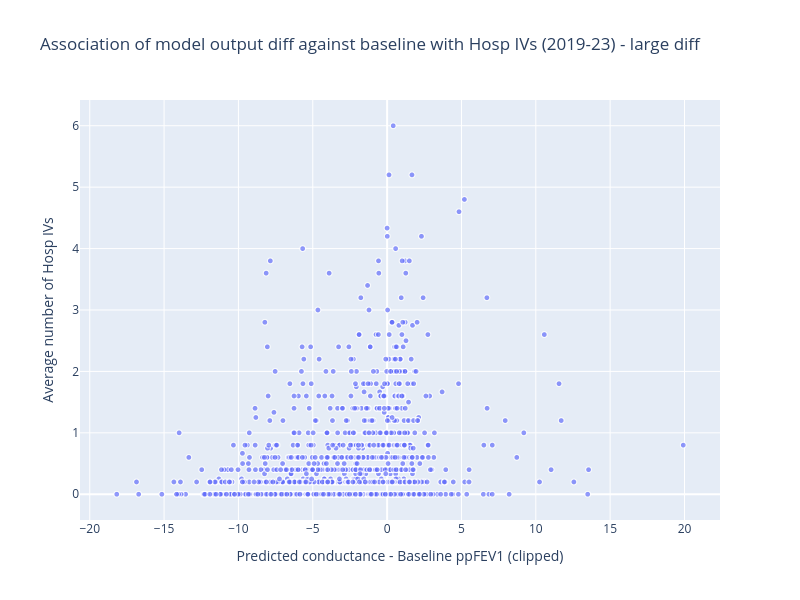
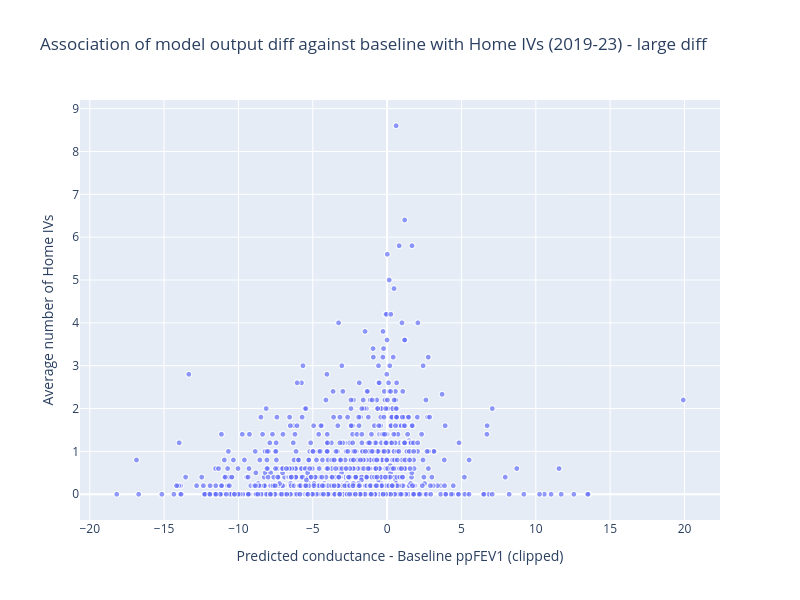

Notebook source saved alongside these figures, in order:
### Code cell
import plotly.express as px

# Scatter plot with marginal distribution (y axis) for Avg Home IVs
xcol = ""
xcol = " (clipped)"

df_plot = df
# df_plot = df[df["Large diff"]]
# df_plot = df[df["Below 100%"]]

for col in ["Hosp", "Home"]:
    title = f"Association of model output diff against baseline with {col} IVs (2019-23) - large diff"
    fig = px.scatter(
        df_plot,
        x=f"diff{xcol}",
        y=f"Avg {col} IVs",
        labels={
            f"diff{xcol}": f"Predicted conductance - Baseline ppFEV1{xcol}",
            f"Avg {col} IVs": f"Average number of {col} IVs",
        },
        # marginal_y="histogram",
        title=title,
        size_max=6,  # controls the maximum bubble size
        size=[3] * len(df_plot),
        hover_data=["ID"],  # Add this line to include df.ID in hover label
    )
    # fig.update_traces(marker=dict(size=3))
    fig.update_layout(height=600, width=800)
    fig.show()
    # fig.write_image(f"{dh.get_path_to_main()}PlotsCFR/IV associations/{title}.pdf")

### Figure 1 — Plotly figure (JSON) as saved in the notebook; plotly's stock layout.template omitted (floating-point values rounded to 4 significant figures; data arrays with more than 128 entries replaced by an {"elided": "..."} marker saying what was removed)
{"data": [{"customdata": {"elided": "1485x1 str values"}, "hovertemplate": "Predicted conductance - Baseline ppFEV1 (clipped)=%{x}<br>Average number of Hosp IVs=%{y}<br>size=%{marker.size}<br>ID=%{customdata[0]}<extra></extra>", "legendgroup": "", "marker": {"color": "#636efa", "size": {"elided": "1485 int values"}, "sizemode": "area", "sizeref": 0.08333, "symbol": "circle"}, "mode": "markers", "name": "", "showlegend": false, "type": "scattergl", "x": {"elided": "1485 float values"}, "xaxis": "x", "y": {"elided": "1485 float values"}, "yaxis": "y"}], "layout": {"height": 600, "legend": {"itemsizing": "constant", "tracegroupgap": 0}, "title": {"text": "Association of model output diff against baseline with Hosp IVs (2019-23) - large diff"}, "width": 800, "xaxis": {"anchor": "y", "domain": [0, 1], "title": {"text": "Predicted conductance - Baseline ppFEV1 (clipped)"}}, "yaxis": {"anchor": "x", "domain": [0, 1], "title": {"text": "Average number of Hosp IVs"}}}}

### Figure 2 — Plotly figure (JSON) as saved in the notebook; plotly's stock layout.template omitted (floating-point values rounded to 4 significant figures; data arrays with more than 128 entries replaced by an {"elided": "..."} marker saying what was removed)
{"data": [{"customdata": {"elided": "1485x1 str values"}, "hovertemplate": "Predicted conductance - Baseline ppFEV1 (clipped)=%{x}<br>Average number of Home IVs=%{y}<br>size=%{marker.size}<br>ID=%{customdata[0]}<extra></extra>", "legendgroup": "", "marker": {"color": "#636efa", "size": {"elided": "1485 int values"}, "sizemode": "area", "sizeref": 0.08333, "symbol": "circle"}, "mode": "markers", "name": "", "showlegend": false, "type": "scattergl", "x": {"elided": "1485 float values"}, "xaxis": "x", "y": {"elided": "1485 float values"}, "yaxis": "y"}], "layout": {"height": 600, "legend": {"itemsizing": "constant", "tracegroupgap": 0}, "title": {"text": "Association of model output diff against baseline with Home IVs (2019-23) - large diff"}, "width": 800, "xaxis": {"anchor": "y", "domain": [0, 1], "title": {"text": "Predicted conductance - Baseline ppFEV1 (clipped)"}}, "yaxis": {"anchor": "x", "domain": [0, 1], "title": {"text": "Average number of Home IVs"}}}}
